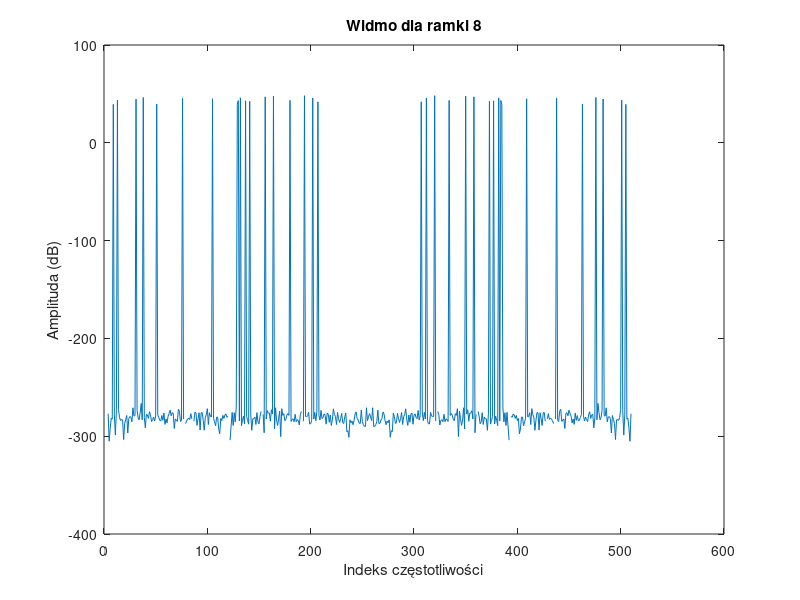
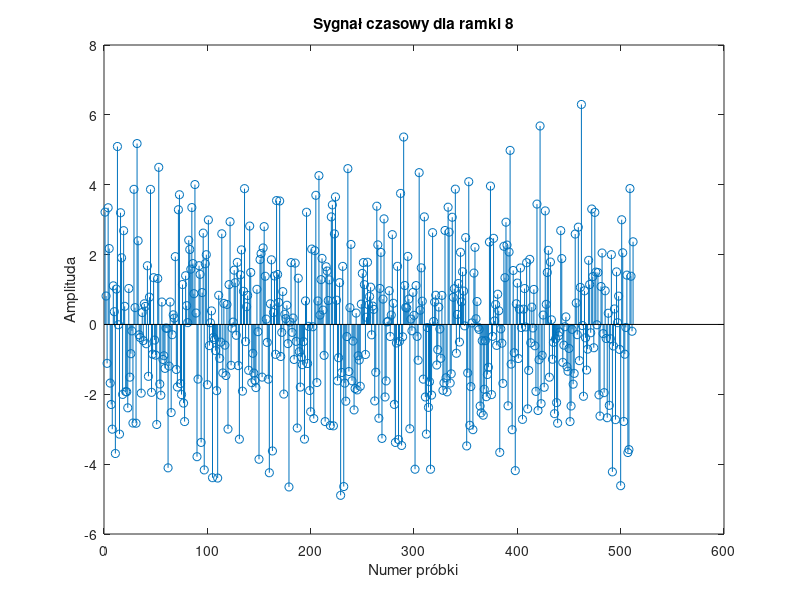

These figures' MATLAB source, in order:
clc;
clear all; close all;

% Wczytanie danych z pliku 'lab_03.mat'
bity = load('lab_03.mat');
modulo = mod(415626, 16) + 1,
x = bity.x_11;

% Parametry ramki
fraames = 8;
M = 32;
N = 512;
fr = zeros(fraames, N);

% Podział danych na ramki
for frameIndex = 0:7
    frs = frameIndex * (M + N) + 32 + 1; % początek ramki
    fre = frs + 511; % koniec ramki
    fr(frameIndex + 1, :) = x(frs:fre);
end

% Przetwarzanie ramek za pomocą FFT i rysowanie widma dla każdej ramki
for i = 1:fraames 
    X = fft(fr(i, :), 512);
    figure(3);
    plot(1:512, 20 * log10(abs(X)));
    title(['Widmo dla ramki ', num2str(i)]);
    xlabel('Indeks częstotliwości');
    ylabel('Amplituda (dB)');
    pause;

        % Wyznaczanie harmonicznych
    [~, sortedIndices] = sort(abs(X), 'descend');
    harmonicIndices = sortedIndices(1:5); % interesuje nas 5 najwyższych harmonicznych
    disp(['Harmoniczne w ramce ', num2str(i), ': ', num2str(harmonicIndices)]);
    pause;
end

% Rysowanie sygnału czasowego dla każdej ramki
for i = 1:fraames
    figure(4);
    stem(1:512, fr(i, :));
    title(['Sygnał czasowy dla ramki ', num2str(i)]);
    xlabel('Numer próbki');
    ylabel('Amplituda');
    pause;
end

%Kod przetwarza dane modulacyjne, dzieląc je na 8 ramek i analizując widma oraz sygnały czasowe każdej z nich za pomocą FFT.
% Widmo przedstawione jest w skali decybelowej, co pozwala na ocenę rozmieszczenia amplitud w dziedzinie częstotliwości.